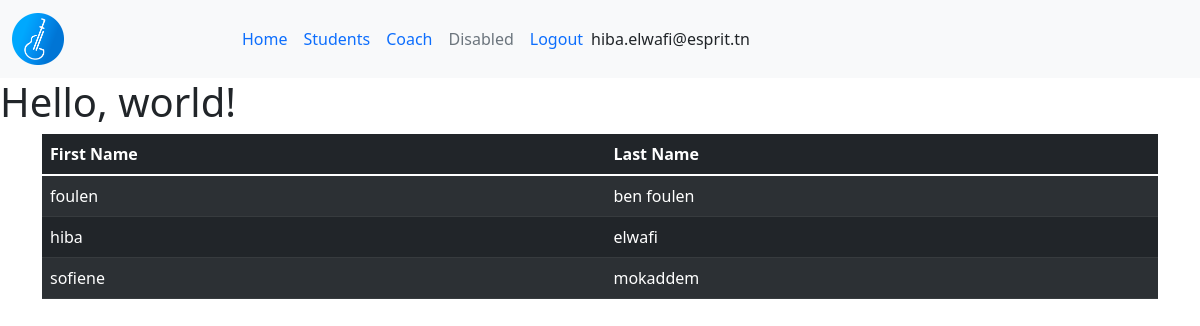
Page /hub/listStudents/ (signed in) on the earlier database version.
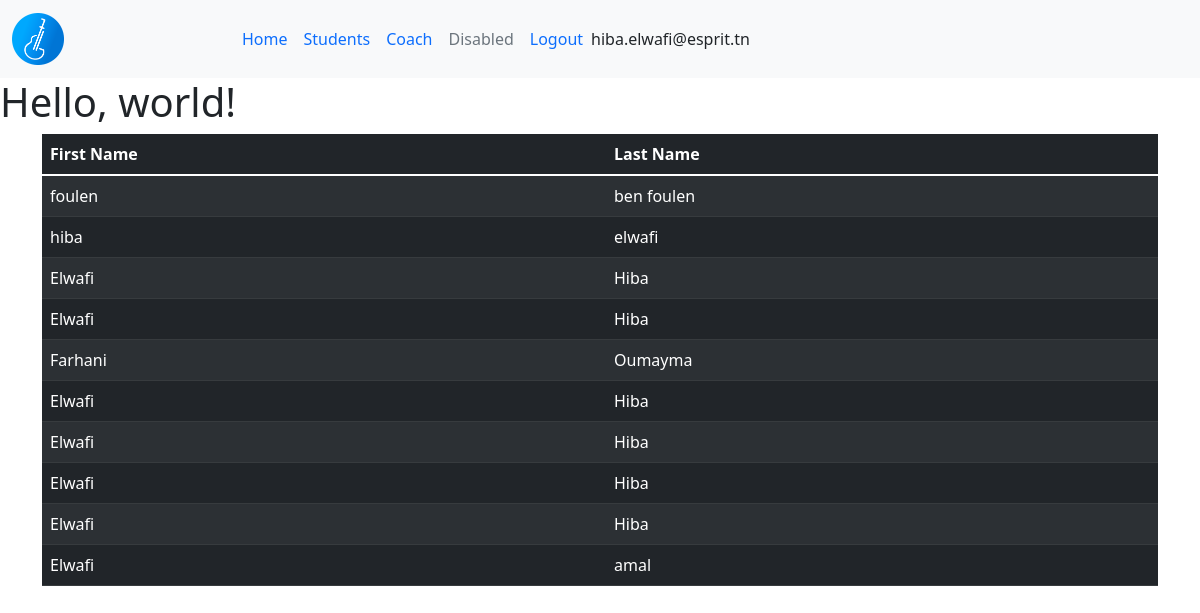
Same page on the later database version.
### hub/models.py (models this page shows, shortened)
class User(models.Model):
    first_name=models.CharField(max_length=50)
    last_name=models.CharField(max_length=50)
    email=models.EmailField(verbose_name="Email",validators = [validate_email]) #de base Chrafield

class Student(User):
    pass

class User(models.Model):
    first_name=models.CharField(max_length=50)
    last_name=models.CharField(max_length=50)
    email=models.EmailField(verbose_name="Email",validators = [validate_email]) #de base Chrafield

### hub/views.py (the view)
# urls.py: path('listStudents/',StudentListView.as_view(),name='listStudent1'),
class StudentListView(LoginRequiredMixin,ListView):
    model= Student
    template_name ="hub/index.html"

### hub/templates/hub/index.html (shortened to what this page needs)
{% extends 'base.html' %}
{% block content %}
<table class="table table-dark table-striped">
    <thead>
        <tr>
            <th scope="col">First Name</th>
            <th scope="col">Last Name</th>
        </tr>
    </thead>
    {% for s in object_list %}
    <tr>
    <td>{{s.first_name}}</td>
    <td>{{s.last_name}}</td>
    </tr>
    {% endfor %}
</table>
{% endblock content %}

### projet1/templates/base.html (shortened to what this page needs)
<!doctype html>
<html lang="en">
  <head>
    <link href="https://cdn.jsdelivr.net/npm/bootstrap@5.1.3/dist/css/bootstrap.min.css" rel="stylesheet">
  </head>
  <body>
    {% include 'header.html'%}
    <h1>Hello, world!</h1>
    <div class="container">
    {% block content %}
    {% endblock content %}
    </div>
  </body>
</html>

### projet1/templates/header.html (shortened to what this page needs)
{% load static %}
<nav class="navbar navbar-expand-lg  bg-light"style="background-color: #e3f2fd;">
    <div class="container-fluid">
      <a class="navbar-brand" href="#">
      <img src="{% static 'image/logo.png' %}" alt="logo" class="img-fluid w-25"></a>
      <div class="collapse navbar-collapse" id="navbarNav">
        <ul class="navbar-nav">
          <li class="nav-item">
            <a class="nav-link active" aria-current="page" href="#">Home</a>
          </li>
          <li class="nav-item">
            <a class="nav-link" href="{% url 'listStudent' %}">Students</a>
          </li>
          <li class="nav-item">
            <a class="nav-link" href="{% url 'listCoach' %}">Coach</a>
          </li>
          <li class="nav-item">
            <a class="nav-link disabled">Disabled</a>
          </li>
          {% if user.is_authenticated %}
          <li class="nav-item">
            <a class="nav-link " href="{% url 'logout' %}">Logout</a>
          </li>
          {% endif %}
        </ul>
        <span class="navbar-text">
            {{greetings }} {{user.username| default:"Visitor"}}
        </span>
      </div>
    </div>
  </nav>

Differences in the rows shown:
removed Student: first_name "sofiene", last_name "mokaddem"
added Student: first_name "Elwafi", last_name "Hiba"
added Student: first_name "Elwafi", last_name "Hiba"
added Student: first_name "Farhani", last_name "Oumayma"
added Student: first_name "Elwafi", last_name "Hiba"
added Student: first_name "Elwafi", last_name "Hiba"
added Student: first_name "Elwafi", last_name "Hiba"
added Student: first_name "Elwafi", last_name "Hiba"
added Student: first_name "Elwafi", last_name "amal"
